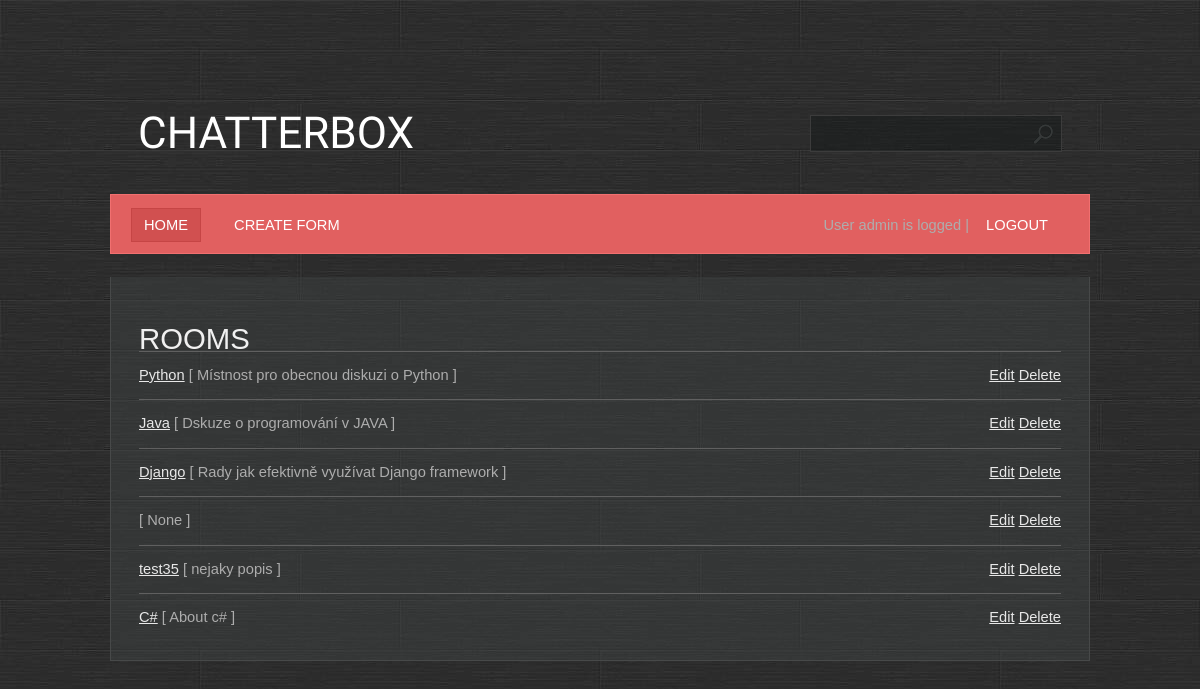
The app's page / (signed in), older data.
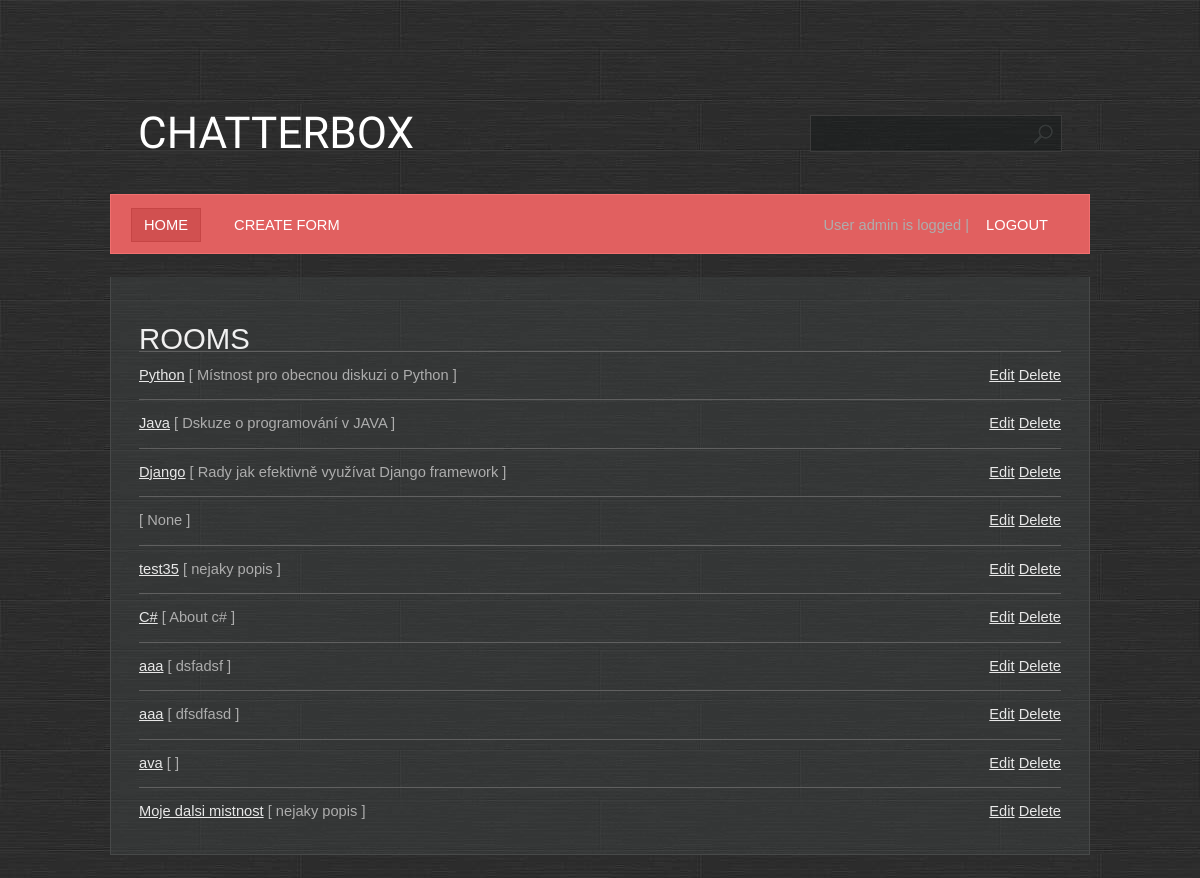
The same page, newer data.
### base/models.py (models this page shows, shortened)
class Room(Model):
    name = models.CharField(max_length=200)
    description = models.TextField(null=True, blank=True)
    participants = models.ManyToManyField(User, related_name='participants', blank=True)
    created = models.DateTimeField(auto_now_add=True)
    updated = models.DateTimeField(auto_now=True)
    class Meta:
        ordering = ['created', 'name', 'updated']

### base/views.py (the view)
# urls.py: path('', base.views.RoomsView.as_view(), name='rooms'),
class RoomsView(PermissionRequiredMixin, LoginRequiredMixin, ListView):
    template_name = 'base/rooms.html'
    model = Room
    permission_required = 'base.view_room'
    '''
    # pokud dědím z TemplateView
    # v template je pak použitá proměnná rooms
    rooms = Room.objects.all()
    template_name = 'base/rooms.html'
    extra_context = {'rooms': rooms}

    '''

### base/templates/base/rooms.html
{% extends "main.html" %}
{% block content %}
    <h1>Rooms</h1>
    <ul>
        {% for room in object_list %}
            <li>
                <a href="{% url 'room' room.id %}">{{ room.name }}</a> [ {{ room.description }} ]
                <div class="last-child">
                    {% if perms.base.delete_room and  perms.base.update_room %}
                    <a href="{% url 'room_update' room.id %}">Edit</a>
                    <a href="{% url 'room_delete' room.id %}">Delete</a>
                    {% endif %}
                </div>
            </li>
        {% endfor %}
    </ul>
{% endblock %}

Row changes from the older to the newer data that the page shows:
added Room: name "aaa", description "dsfadsf"
added Room: name "aaa", description "dfsdfasd"
added Room: name "ava"
added Room: name "Moje dalsi mistnost", description "nejaky popis"
